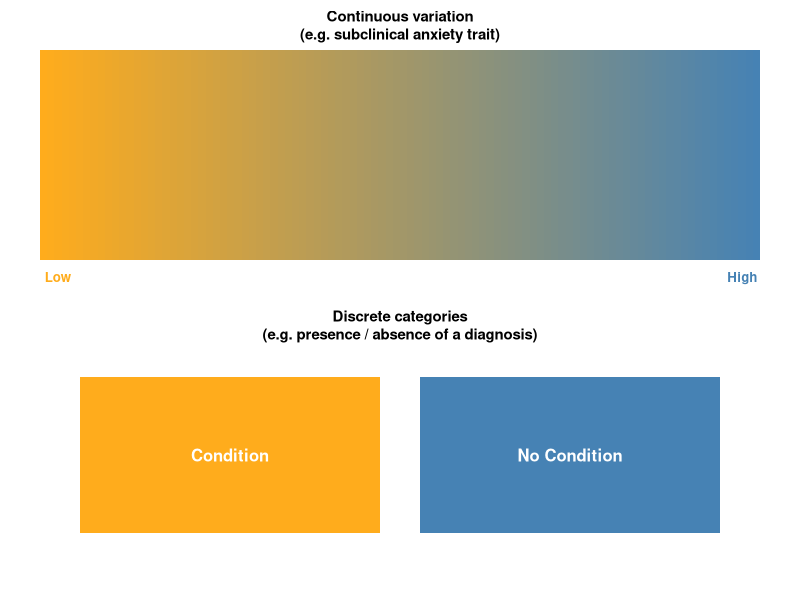

Recreate this plot in R.
## ---- chunk 1
#| echo: FALSE
#| fig.width: 6.5
#| fig.height: 4.2
#| fig.dpi: 100

par(mfrow = c(2, 1), mar = c(2, 2, 2.5, 2))

# --- Upper panel: continuous gradient ---
n   <- 100
col_lo  <- col2rgb("#FFAC1C") / 255
col_hi  <- col2rgb("steelblue") / 255
grad    <- sapply(seq(0, 1, length.out = n), function(t)
  rgb(col_lo[1]*(1-t) + col_hi[1]*t,
      col_lo[2]*(1-t) + col_hi[2]*t,
      col_lo[3]*(1-t) + col_hi[3]*t))

image(matrix(1:n, ncol  = 1), col = grad,
      axes = FALSE, main = "Continuous variation\n(e.g. subclinical anxiety trait)",
      cex.main = 0.9)
mtext("Low", side = 1, at = 0.02, line = 0.3, cex = 0.8, col = "#FFAC1C", font = 2)
mtext("High", side = 1, at = 0.98, line = 0.3, cex = 0.8, col = "steelblue", font = 2)

# --- Lower panel: two discrete rectangles ---
plot(NULL, xlim = c(0, 1), ylim = c(0, 1), axes = FALSE,
     main = "Discrete categories\n(e.g. presence / absence of a diagnosis)",
     cex.main = 0.9)
rect(0.02, 0.1, 0.47, 0.9, col = "#FFAC1C", border = NA)
rect(0.53, 0.1, 0.98, 0.9, col = "steelblue", border = NA)
text(0.245, 0.50, "Condition", col = "white", font = 2, cex = 1.0)
text(0.755, 0.50, "No Condition",    col = "white", font = 2, cex = 1.0)
